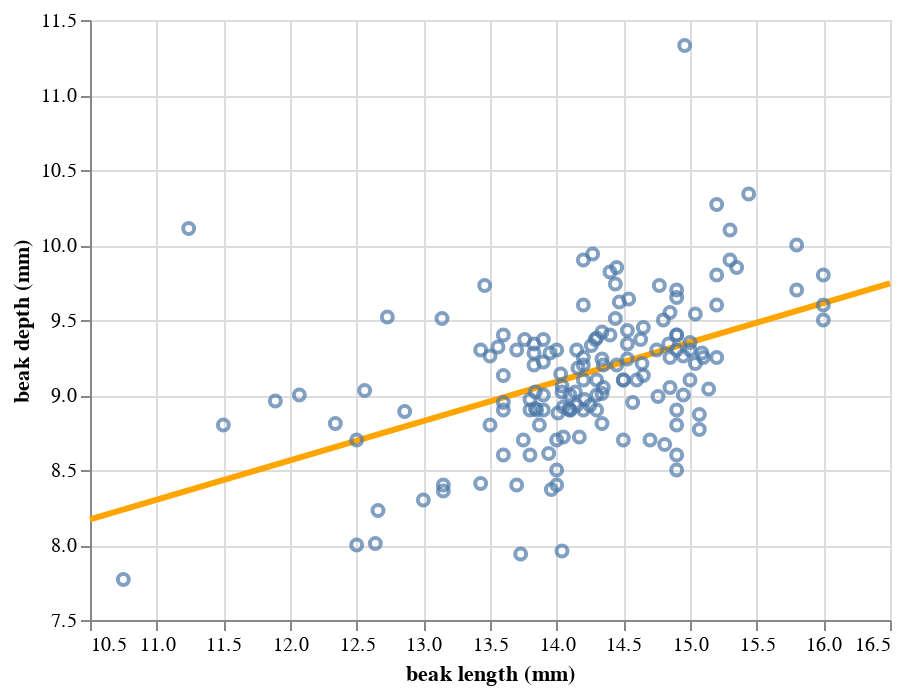

Notebook code for this chart:
### Markdown cell above
So, we have a slope of about 0.26 and an intercept of about 5.3 mm. We can plot the resulting regression line along with the data

### Code cell
# Make data frame for regression line
x = np.array([10.5, 16.5])
y = slope * x + intercept
df_line = pd.DataFrame({'x': x, 'y': y})

# Make chart
reg_line = alt.Chart(df_line
    ).mark_line(
        size=3,
        color='orange'
    ).encode(
        x=alt.X('x:Q', title='beak length (mm)', scale=alt.Scale(zero=False)),
        y=alt.Y('y:Q', title='beak depth (mm)', scale=alt.Scale(zero=False)),
    )

reg_line + dots

### Figure 1 — Vega-Lite specification as saved in the notebook (floating-point values rounded to 4 significant figures; data arrays with more than 128 entries replaced by an {"elided": "..."} marker saying what was removed)
{"$schema": "https://vega.github.io/schema/vega-lite/v2.4.3.json", "config": {"view": {"height": 300, "width": 400}}, "layer": [{"data": {"values": [{"x": 10.5, "y": 8.171}, {"x": 16.5, "y": 9.744}]}, "encoding": {"x": {"field": "x", "scale": {"zero": false}, "title": "beak length (mm)", "type": "quantitative"}, "y": {"field": "y", "scale": {"zero": false}, "title": "beak depth (mm)", "type": "quantitative"}}, "mark": {"color": "orange", "size": 3, "type": "line"}}, {"data": {"values": {"elided": "156 records"}}, "encoding": {"x": {"field": "beak length (mm)", "scale": {"zero": false}, "type": "quantitative"}, "y": {"field": "beak depth (mm)", "scale": {"zero": false}, "type": "quantitative"}}, "mark": "point"}]}
